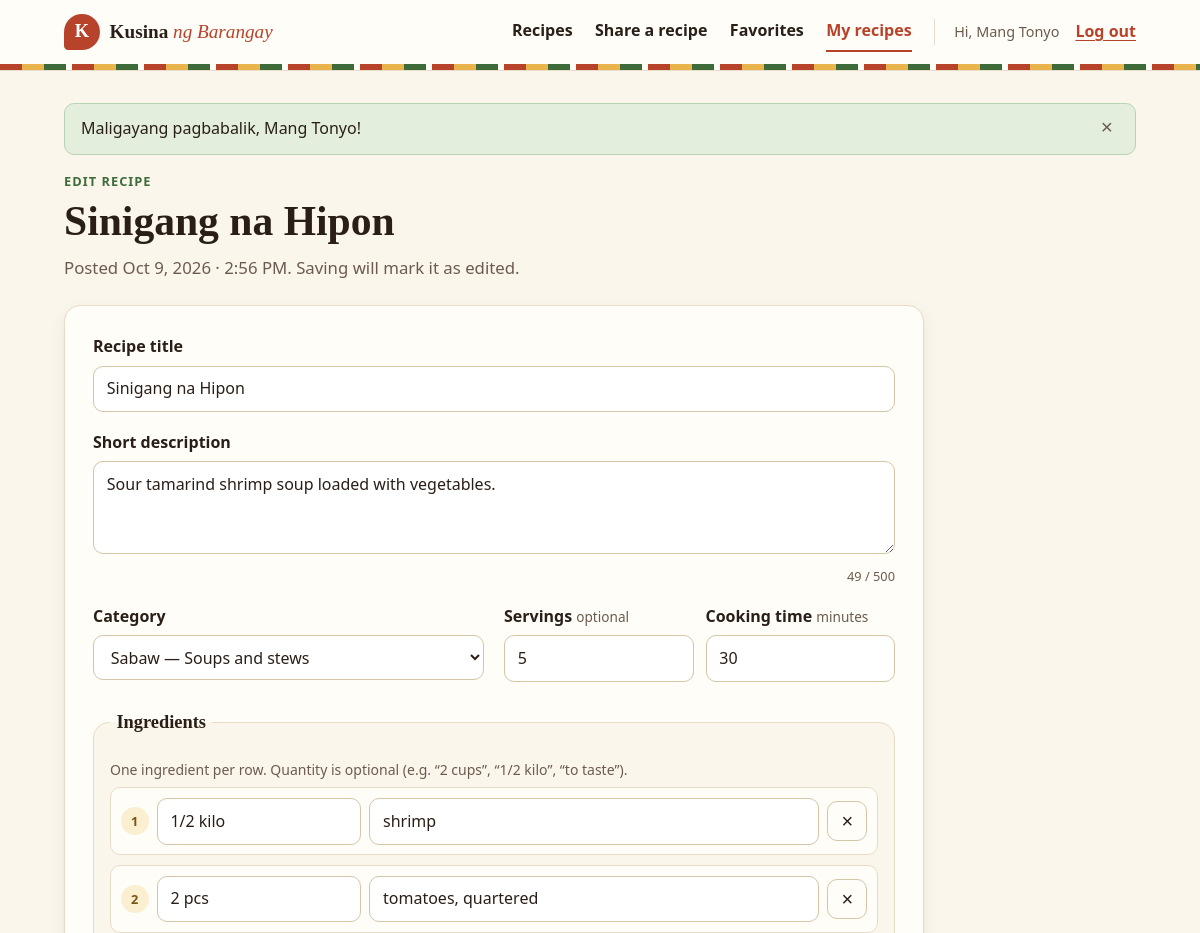
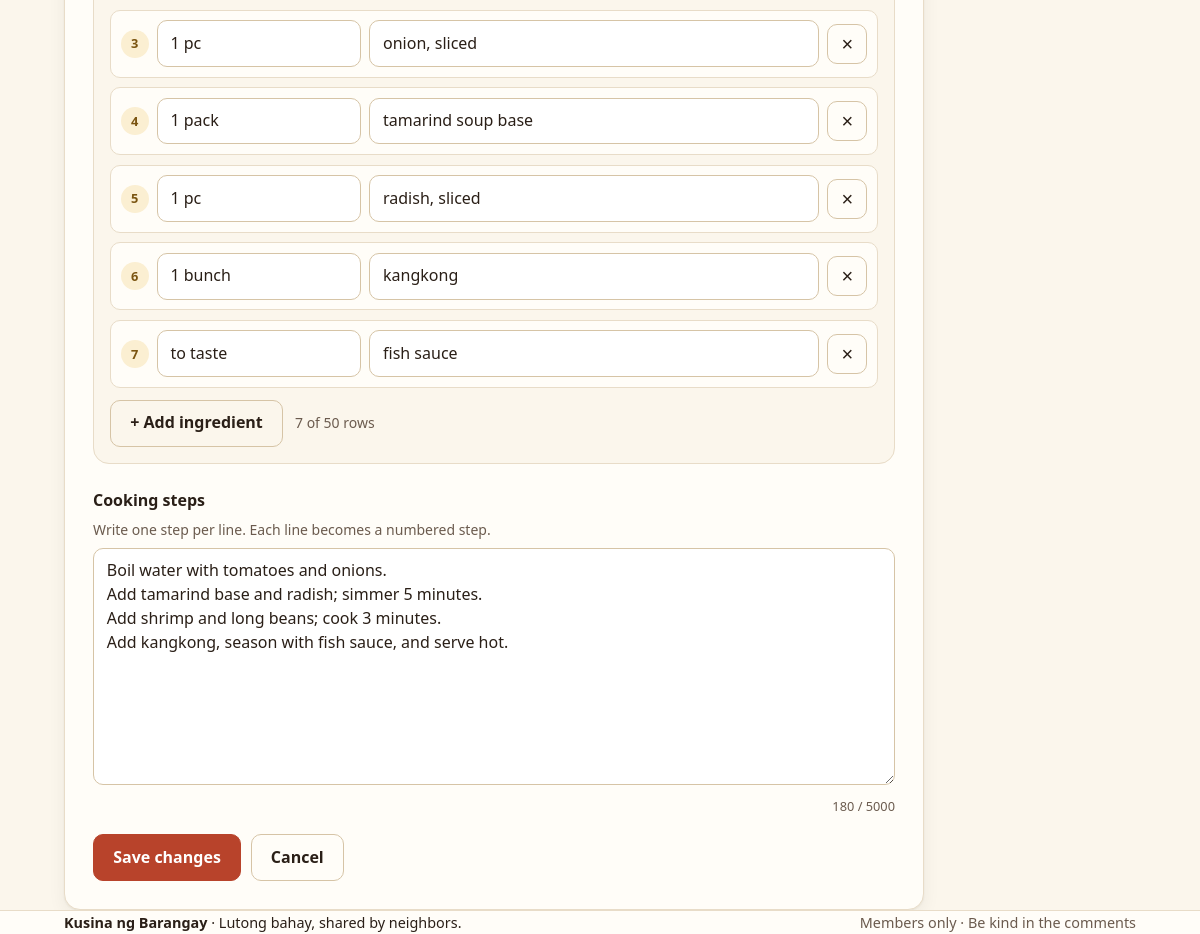
The page /recipe_edit.php?id=2 (signed in) on the database its author committed (2 pictures, top to bottom).
### tables this page shows
CREATE TABLE recipes (
  id                 INT UNSIGNED      NOT NULL AUTO_INCREMENT,
  user_id            INT UNSIGNED      NOT NULL,
  category_id        INT UNSIGNED      NOT NULL,
  title              VARCHAR(120)      NOT NULL,
  description        VARCHAR(500)      NOT NULL,
  steps              TEXT              NOT NULL,
  servings           TINYINT UNSIGNED  NULL,
  cook_time_minutes  SMALLINT UNSIGNED NULL,
  created_at         TIMESTAMP         NOT NULL DEFAULT CURRENT_TIMESTAMP,
  updated_at         TIMESTAMP         NULL DEFAULT NULL ON UPDATE CURRENT_TIMESTAMP,

  PRIMARY KEY (id),
  KEY idx_recipes_user       (user_id),
  KEY idx_recipes_category   (category_id),
  KEY idx_recipes_created    (created_at),
  FULLTEXT KEY ft_recipes_search (title, description),

  CONSTRAINT fk_recipes_user
    FOREIGN KEY (user_id) REFERENCES users (id)
    ON DELETE CASCADE ON UPDATE CASCADE,
  CONSTRAINT fk_recipes_category
    FOREIGN KEY (category_id) REFERENCES categories (id)
    ON DELETE RESTRICT ON UPDATE CASCADE,

  CONSTRAINT chk_recipes_title     CHECK (CHAR_LENGTH(title) >= 3),
  CONSTRAINT chk_recipes_servings  CHECK (servings IS NULL OR servings BETWEEN 1 AND 50),
  CONSTRAINT chk_recipes_cooktime  CHECK (cook_time_minutes IS NULL OR cook_time_minutes BETWEEN 1 AND 1440)
);

CREATE TABLE categories (
  id           INT UNSIGNED  NOT NULL AUTO_INCREMENT,
  name         VARCHAR(50)   NOT NULL,
  description  VARCHAR(255)  NULL,

  PRIMARY KEY (id),
  UNIQUE KEY uq_categories_name (name)
);

CREATE TABLE ingredients (
  id         INT UNSIGNED       NOT NULL AUTO_INCREMENT,
  recipe_id  INT UNSIGNED       NOT NULL,
  position   SMALLINT UNSIGNED  NOT NULL,
  quantity   VARCHAR(50)        NULL,          
  name       VARCHAR(150)       NOT NULL,      

  PRIMARY KEY (id),
  UNIQUE KEY uq_ingredients_recipe_position (recipe_id, position),

  CONSTRAINT fk_ingredients_recipe
    FOREIGN KEY (recipe_id) REFERENCES recipes (id)
    ON DELETE CASCADE ON UPDATE CASCADE,

  CONSTRAINT chk_ingredients_name CHECK (CHAR_LENGTH(name) >= 1)
);

### includes/bootstrap.php (called while the page is built, shortened)
<?php
require_once __DIR__ . '/../config/database.php';
require_once __DIR__ . '/helpers.php';
spl_autoload_register(static function (string $class): void {
    $file = __DIR__ . '/../classes/' . $class . '.php';
});
$session = new SessionManager();
try {
    $pdo = Database::connection();
} catch (PDOException $e) {
    error_log('Database connection failed: ' . $e->getMessage());
    http_response_code(500);
    exit('<h1>Database connection failed</h1><p>Check the settings in <code>config/database.php</code> and make sure MySQL is running and <code>recipe_db</code> is imported.</p>');
}
$categories = new CategoryRepository($pdo);
$recipes    = new RecipeRepository($pdo);

### classes/SessionManager.php (called while the page is built, shortened)
<?php
final class SessionManager
{
    public function isLoggedIn(): bool
    {
        return isset($_SESSION[self::USER_ID]);
    }
    public function userId(): ?int
    {
        return $this->isLoggedIn() ? (int) $_SESSION[self::USER_ID] : null;
    }
}

### classes/RecipeRepository.php (called while the page is built, shortened)
<?php
final class RecipeRepository
{
    public function findOwned(int $id, int $userId): ?array
    {
        $stmt = $this->pdo->prepare('SELECT * FROM recipes WHERE id = ? AND user_id = ?');
        $stmt->execute([$id, $userId]);
        $recipe = $stmt->fetch();
        $recipe['ingredients'] = $this->ingredients($id);
        return $recipe;
    }
    public function ingredients(int $recipeId): array
    {
        $stmt = $this->pdo->prepare(
            'SELECT id, position, quantity, name FROM ingredients WHERE recipe_id = ? ORDER BY position'
        );
        $stmt->execute([$recipeId]);
        return $stmt->fetchAll();
    }
}

### classes/CategoryRepository.php (called while the page is built, shortened)
<?php
final class CategoryRepository
{
    public function all(): array
    {
        return $this->pdo->query(
            'SELECT c.id, c.name, c.description, COUNT(r.id) AS recipe_count
               FROM categories c
               LEFT JOIN recipes r ON r.category_id = c.id
              GROUP BY c.id, c.name, c.description
              ORDER BY c.id'
        )->fetchAll();
    }
}

### includes/recipe_form.php (the view, shortened to what this page needs)
<?php
$ingredientRows = $form['ingredients'] ?: [['quantity' => '', 'name' => '']];
?>
<form class="recipe-form card" method="post" action="<?= e($formAction) ?>" novalidate data-validate>
    <div class="form-grid">
        <div class="field field-wide">
            <label for="title">Recipe title</label>
            <input id="title" name="title" type="text" required
                   minlength="<?= Validator::TITLE_MIN ?>" maxlength="<?= Validator::TITLE_MAX ?>"
                   data-label="Title" value="<?= e($form['title']) ?>"
                   placeholder="e.g. Chicken Tinola ni Lola"
                   aria-describedby="error-title"<?= invalidAttr($errors, 'title') ?>>
        </div>
        <div class="field field-wide">
            <label for="description">Short description</label>
            <textarea id="description" name="description" rows="3" required
                      minlength="<?= Validator::DESCRIPTION_MIN ?>" maxlength="<?= Validator::DESCRIPTION_MAX ?>"
                      data-label="Description" data-counter
                      placeholder="What makes this dish special? When do you usually cook it?"
                      aria-describedby="error-description"<?= invalidAttr($errors, 'description') ?>><?= e($form['description']) ?></textarea>
        </div>
        <div class="field">
            <label for="category_id">Category</label>
            <select id="category_id" name="category_id" required data-label="Category"
                    aria-describedby="error-category_id"<?= invalidAttr($errors, 'category_id') ?>>
                <?php foreach ($categoryList as $category): ?>
                    <option value="<?= (int) $category['id'] ?>" <?= (string) $category['id'] === (string) $form['category_id'] ? 'selected' : '' ?>>
                        <?= e($category['name']) ?> — <?= e($category['description']) ?>
                    </option>
                <?php endforeach; ?>
            </select>
        </div>
        <div class="field field-pair">
            <div>
                <label for="servings">Servings <span class="optional">optional</span></label>
                <input id="servings" name="servings" type="number" inputmode="numeric"
                       min="1" max="<?= Validator::SERVINGS_MAX ?>" step="1" data-label="Servings"
                       value="<?= e($form['servings']) ?>" placeholder="4"
                       aria-describedby="error-servings"<?= invalidAttr($errors, 'servings') ?>>
            </div>
            <div>
                <label for="cook_time_minutes">Cooking time <span class="optional">minutes</span></label>
                <input id="cook_time_minutes" name="cook_time_minutes" type="number" inputmode="numeric"
                       min="1" max="<?= Validator::COOK_TIME_MAX ?>" step="1" data-label="Cooking time"
                       value="<?= e($form['cook_time_minutes']) ?>" placeholder="45"
                       aria-describedby="error-cook_time_minutes"<?= invalidAttr($errors, 'cook_time_minutes') ?>>
            </div>
        </div>
    </div>
    <fieldset class="ingredients-fieldset" data-ingredients data-max="<?= Validator::INGREDIENTS_MAX ?>">
        <legend>Ingredients</legend>
        <p class="hint">One ingredient per row. Quantity is optional (e.g. “2 cups”, “1/2 kilo”, “to taste”).</p>
        <ol class="ingredient-list" data-ingredient-list>
            <?php foreach ($ingredientRows as $i => $row): ?>
                <li class="ingredient-row">
                    <span class="ingredient-number" aria-hidden="true"><?= $i + 1 ?></span>
                    <input type="text" name="ingredient_qty[]" class="ingredient-qty"
                           maxlength="<?= Validator::INGREDIENT_QTY_MAX ?>" placeholder="Quantity"
                           aria-label="Quantity for ingredient <?= $i + 1 ?>" value="<?= e($row['quantity']) ?>">
                    <input type="text" name="ingredient_name[]" class="ingredient-name"
                           maxlength="<?= Validator::INGREDIENT_NAME_MAX ?>" placeholder="Ingredient"
                           aria-label="Ingredient <?= $i + 1 ?>" value="<?= e($row['name']) ?>">
                    <button type="button" class="icon-btn" data-remove-ingredient aria-label="Remove ingredient <?= $i + 1 ?>">&times;</button>
                </li>
            <?php endforeach; ?>
        </ol>
        <div class="ingredients-actions">
            <button type="button" class="btn btn-ghost" data-add-ingredient>+ Add ingredient</button>
            <span class="hint" data-ingredient-count></span>
        </div>
    </fieldset>
    <div class="field">
        <label for="steps">Cooking steps</label>
        <p class="hint" id="steps-hint">Write one step per line. Each line becomes a numbered step.</p>
        <textarea id="steps" name="steps" rows="9" required
                  minlength="<?= Validator::STEPS_MIN ?>" maxlength="<?= Validator::STEPS_MAX ?>"
                  data-label="Cooking steps" data-counter
                  placeholder="Sauté garlic and onion until fragrant.&#10;Add the chicken and cook until lightly browned.&#10;…"
                  aria-describedby="steps-hint error-steps"<?= invalidAttr($errors, 'steps') ?>><?= e($form['steps']) ?></textarea>
    </div>
    <div class="form-actions">
        <button type="submit" class="btn"><?= e($submitLabel) ?></button>
        <a class="btn btn-ghost" href="<?= e($cancelUrl ?? 'recipes.php') ?>">Cancel</a>
    </div>
</form>

### recipe_edit.php (shortened to what this page needs)
<?php
require __DIR__ . '/includes/bootstrap.php';
$session->requireLogin();
$id = positiveInt($_GET['id'] ?? null);
$existing = $recipes->findOwned($id, $session->userId());
$categoryList = $categories->all();
$errors = [];
$form = [
    'title'             => $existing['title'],
    'description'       => $existing['description'],
    'category_id'       => (string) $existing['category_id'],
    'steps'             => $existing['steps'],
    'servings'          => (string) ($existing['servings'] ?? ''),
    'cook_time_minutes' => (string) ($existing['cook_time_minutes'] ?? ''),
    'ingredients'       => array_map(
        static fn (array $i) => ['quantity' => (string) ($i['quantity'] ?? ''), 'name' => $i['name']],
        $existing['ingredients']
    ),
];
require __DIR__ . '/includes/header.php';
?>
<header class="page-header">
    <p class="eyebrow">Edit recipe</p>
    <h1><?= e($existing['title']) ?></h1>
    <p class="lead">Posted <?= e(formatDateTime($existing['created_at'])) ?>. Saving will mark it as edited.</p>
</header>
<?php
$formAction = 'recipe_edit.php?id=' . $id;
$submitLabel = 'Save changes';
$cancelUrl = 'recipe.php?id=' . $id;
require __DIR__ . '/includes/recipe_form.php';
require __DIR__ . '/includes/footer.php';

### rows shown on the page
recipes: title "Sinigang na Hipon", created_at "Oct 9, 2026 · 2:56 PM", description "Sour tamarind shrimp soup loaded with vegetables.", category_id "Sabaw — Soups and stews", servings "5", cook_time_minutes "30", steps "Boil water with tomatoes and onions. Add tamarind base and radish; simmer 5 minutes. Add shrimp and long beans; cook 3 minutes. Add kangkong, season with fish sauce, and serve hot."
ingredients: quantity "1/2 kilo", name "shrimp"
ingredients: quantity "2 pcs", name "tomatoes, quartered"
ingredients: quantity "1 pc", name "onion, sliced"
ingredients: quantity "1 pack", name "tamarind soup base"
ingredients: quantity "1 pc", name "radish, sliced"
ingredients: quantity "1 bunch", name "kangkong"
ingredients: quantity "to taste", name "fish sauce"

### other values the page prints
$label "Recipes Share a recipe Favorites My recipes"
$session->displayName() "Mang Tonyo"
$flash['message'] "Maligayang pagbabalik, Mang Tonyo!"
$submitLabel "Save changes"
APP_NAME "Kusina ng Barangay"
